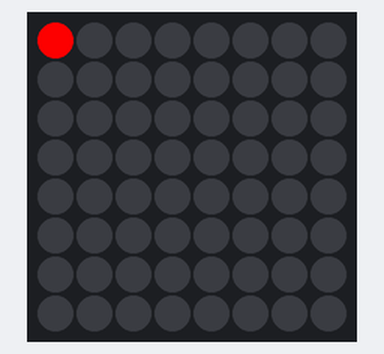
Recording of a program running on a simulated Raspberry Pi (BCM pin numbers) with a Sense HAT. On the bench: the Sense HAT's 8×8 RGB LED matrix. At 11.5 s the program stops and its outputs stay as they are.

Above: at 0.1 s.
At 1.1 s:
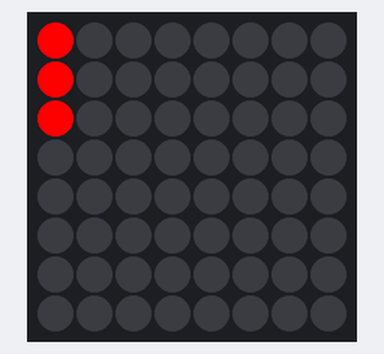
At 2.6 s:
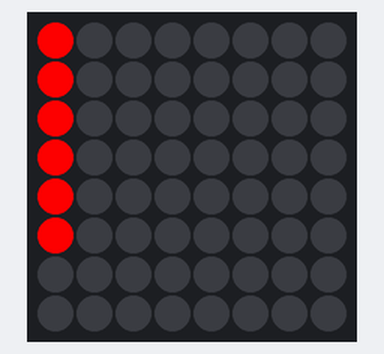
At 5.6 s:
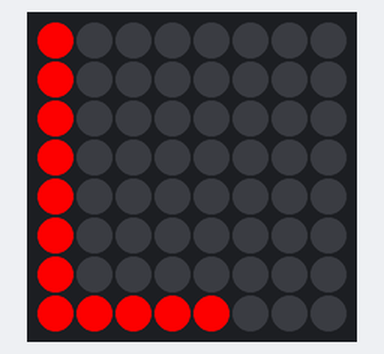
At 8.1 s:
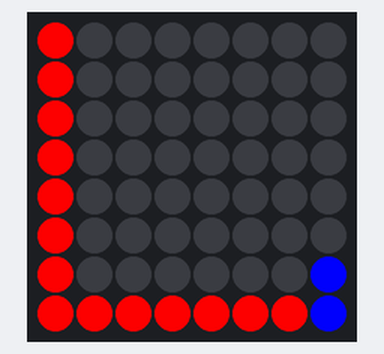
At 11.1 s:
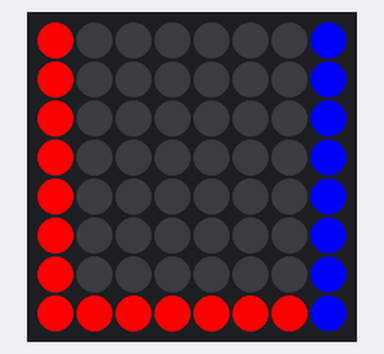

The program:

1._around_the_screen.py
```python
from sense_hat import SenseHat
from time import sleep

sense = SenseHat()

r = (255, 0, 0)     # red
o = (255, 128, 0)   # orange
y = (255, 255, 0)   # yellow
g = (0, 255, 0)     # green
c = (0, 255, 255)   # cyan
b = (0, 0, 255)     # blue
p = (255, 0, 255)   # purple
n = (255, 128, 128) # pink
w =(255, 255, 255)  # white
k = (0, 0, 0)       # blank

rainbow = [r, o, y, g, c, b, p, n]

sense.clear()

# down in col 0 (x=0)
for y in range(8):
    sense.set_pixel(0, y, r)
    sleep(0.5)

# across in row 7 (y=7)
for x in range(1, 8):
    sense.set_pixel(x, 7, r)
    sleep(0.5)

# up in col 7 (x=7)
for y in range(7, -1, -1):
    sense.set_pixel(7, y, b)
    sleep(0.5)


'''
# Draw a diagonal using the colours of the rainbow
y = 0
x = 0
for colour in rainbow:
    sense.set_pixel(x, y, colour)
    x+=1
    y+=1
    sleep(1)
'''
```
